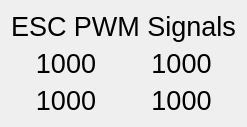
     <widget class="QWidget" name="layoutWidget">
      <property name="geometry">
       <rect>
        <x>5</x>
        <y>520</y>
        <width>209</width>
        <height>122</height>
       </rect>
      </property>
      <layout class="QGridLayout" name="gridLayout">
       <item row="0" column="0" colspan="2">
        <widget class="QLabel" name="label_24">
         <property name="font">
          <font>
           <pointsize>20</pointsize>
          </font>
         </property>
         <property name="text">
          <string>ESC PWM Signals</string>
         </property>
        </widget>
       </item>
       <item row="1" column="0">
        <widget class="QLabel" name="t_esc1">
         <property name="font">
          <font>
           <pointsize>20</pointsize>
          </font>
         </property>
         <property name="text">
          <string>1000</string>
         </property>
         <property name="alignment">
          <set>Qt::AlignCenter</set>
         </property>
        </widget>
       </item>
       <item row="1" column="1">
        <widget class="QLabel" name="t_esc2">
         <property name="font">
          <font>
           <pointsize>20</pointsize>
          </font>
         </property>
         <property name="text">
          <string>1000</string>
         </property>
         <property name="alignment">
          <set>Qt::AlignCenter</set>
         </property>
        </widget>
       </item>
       <item row="2" column="0">
        <widget class="QLabel" name="t_esc3">
         <property name="font">
          <font>
           <pointsize>20</pointsize>
          </font>
         </property>
         <property name="text">
          <string>1000</string>
         </property>
         <property name="alignment">
          <set>Qt::AlignCenter</set>
         </property>
        </widget>
       </item>
       <item row="2" column="1">
        <widget class="QLabel" name="t_esc4">
         <property name="font">
          <font>
           <pointsize>20</pointsize>
          </font>
         </property>
         <property name="text">
          <string>1000</string>
         </property>
         <property name="alignment">
          <set>Qt::AlignCenter</set>
         </property>
        </widget>
       </item>
      </layout>
     </widget>
